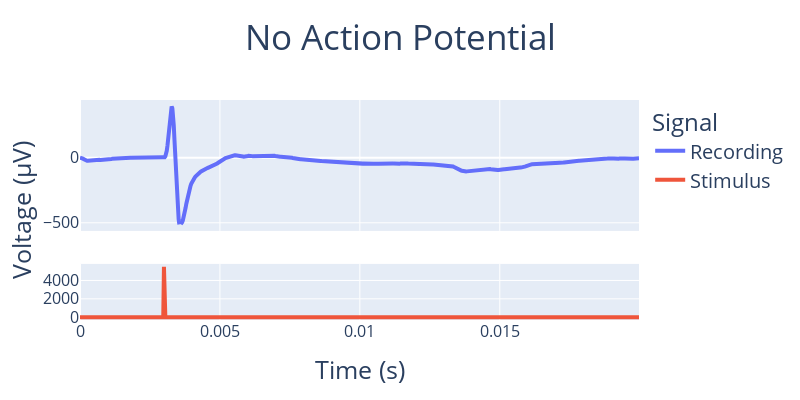
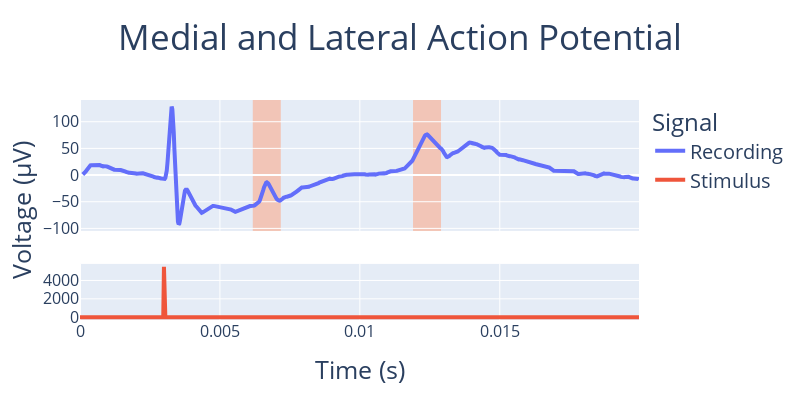
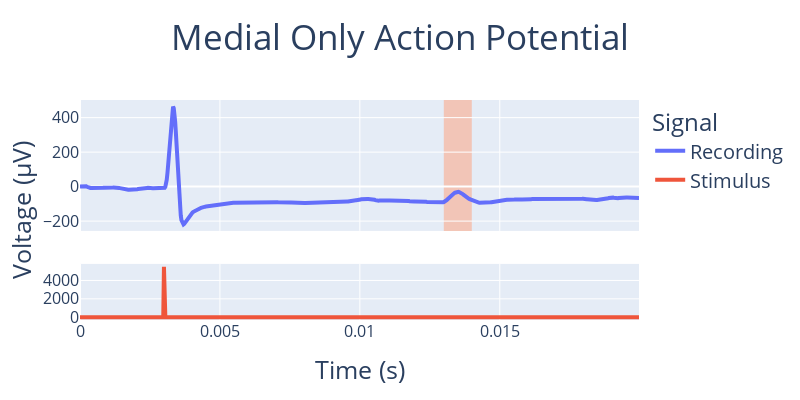

Notebook code for these charts, in order:
### Code cell
def plot_ap_sig(df, title, rolling=None, ap_xs=[]):
    fig = make_subplots(rows=2, cols=1, row_heights=[0.7, 0.3], x_title='Time (s)', y_title='Voltage (μV)',
                        shared_xaxes=True, shared_yaxes=True)
    
    # Add traces to subplots
    fig.add_trace(
        go.Scatter(x=df['time'], y=(df.rolling(rolling).mean()['signal'] if rolling else df['signal']), name='Recording',
                   mode='lines'),
        row=1, col=1
    )
    fig.add_trace(
        go.Scatter(x=df['time'], y=df['stimulus'], name='Stimulus', mode='lines'),
        row=2, col=1
    )
    for x in ap_xs:
        fig.add_vrect(
            x0=x - 0.0005, x1=x + 0.0005,
            fillcolor="LightSalmon", opacity=0.5, layer="below", line_width=0,
            row=1, col=1
        )
    
    # Format plot
    fig.update_traces(
        line_width=4
    )
    fig.update_layout(
        width=800,
        height=400,
        title=dict(text=title, x=0.5, font_size=35),
        legend=dict(title='Signal', font_size=20)
    )
    fig.update_xaxes(tickfont_size=16)
    fig.update_yaxes(tickfont_size=16)
    
    # Change axes label sizes
    for x in fig.layout.annotations:
        x["font"] = {'size': 25}
    
    return fig

# AP data directory
ap_dir = 'select_ap_signals'

# Plot no AP case
no_ap = pd.read_excel(f'{ap_dir}/trial11.xlsx')
no_ap['signal'] = -no_ap['signal']  # Flip polarity in post
no_ap_fig = plot_ap_sig(no_ap, 'No Action Potential')
no_ap_fig.show()

# Plot medial and lateral AP case
two_ap = pd.read_excel(f'{ap_dir}/trial210.xlsx')
two_ap_fig = plot_ap_sig(two_ap, 'Medial and Lateral Action Potential', rolling=5, ap_xs=[0.006675, 0.0124])
two_ap_fig.show()

# Plot medial only AP case
one_ap = pd.read_excel(f'{ap_dir}/trial266.xlsx')
one_ap_fig = plot_ap_sig(one_ap, 'Medial Only Action Potential', ap_xs=[0.0135])
one_ap_fig.show()

### Figure 1 — Plotly figure (JSON) as saved in the notebook; plotly's stock layout.template omitted (floating-point values rounded to 4 significant figures; data arrays with more than 128 entries replaced by an {"elided": "..."} marker saying what was removed)
{"data": [{"line": {"width": 4}, "mode": "lines", "name": "Recording", "type": "scatter", "x": {"elided": "800 float values"}, "xaxis": "x", "y": {"elided": "800 float values"}, "yaxis": "y"}, {"line": {"width": 4}, "mode": "lines", "name": "Stimulus", "type": "scatter", "x": {"elided": "800 float values"}, "xaxis": "x2", "y": {"elided": "800 float values"}, "yaxis": "y2"}], "layout": {"annotations": [{"font": {"size": 25}, "showarrow": false, "text": "Time (s)", "x": 0.5, "xanchor": "center", "xref": "paper", "y": 0, "yanchor": "top", "yref": "paper", "yshift": -30}, {"font": {"size": 25}, "showarrow": false, "text": "Voltage (μV)", "textangle": -90, "x": 0, "xanchor": "right", "xref": "paper", "xshift": -40, "y": 0.5, "yanchor": "middle", "yref": "paper"}], "height": 400, "legend": {"font": {"size": 20}, "title": {"text": "Signal"}}, "title": {"font": {"size": 35}, "text": "No Action Potential", "x": 0.5}, "width": 800, "xaxis": {"anchor": "y", "domain": [0, 1], "matches": "x2", "showticklabels": false, "tickfont": {"size": 16}}, "xaxis2": {"anchor": "y2", "domain": [0, 1], "tickfont": {"size": 16}}, "yaxis": {"anchor": "x", "domain": [0.405, 1], "tickfont": {"size": 16}}, "yaxis2": {"anchor": "x2", "domain": [0, 0.255], "tickfont": {"size": 16}}}}

### Figure 2 — Plotly figure (JSON) as saved in the notebook; plotly's stock layout.template omitted (floating-point values rounded to 4 significant figures; data arrays with more than 128 entries replaced by an {"elided": "..."} marker saying what was removed)
{"data": [{"line": {"width": 4}, "mode": "lines", "name": "Recording", "type": "scatter", "x": {"elided": "800 float values"}, "xaxis": "x", "y": {"elided": "800 float values"}, "yaxis": "y"}, {"line": {"width": 4}, "mode": "lines", "name": "Stimulus", "type": "scatter", "x": {"elided": "800 float values"}, "xaxis": "x2", "y": {"elided": "800 float values"}, "yaxis": "y2"}], "layout": {"annotations": [{"font": {"size": 25}, "showarrow": false, "text": "Time (s)", "x": 0.5, "xanchor": "center", "xref": "paper", "y": 0, "yanchor": "top", "yref": "paper", "yshift": -30}, {"font": {"size": 25}, "showarrow": false, "text": "Voltage (μV)", "textangle": -90, "x": 0, "xanchor": "right", "xref": "paper", "xshift": -40, "y": 0.5, "yanchor": "middle", "yref": "paper"}], "height": 400, "legend": {"font": {"size": 20}, "title": {"text": "Signal"}}, "shapes": [{"fillcolor": "LightSalmon", "layer": "below", "line": {"width": 0}, "opacity": 0.5, "type": "rect", "x0": 0.006175, "x1": 0.007175, "xref": "x", "y0": 0, "y1": 1, "yref": "y domain"}, {"fillcolor": "LightSalmon", "layer": "below", "line": {"width": 0}, "opacity": 0.5, "type": "rect", "x0": 0.0119, "x1": 0.0129, "xref": "x", "y0": 0, "y1": 1, "yref": "y domain"}], "title": {"font": {"size": 35}, "text": "Medial and Lateral Action Potential", "x": 0.5}, "width": 800, "xaxis": {"anchor": "y", "domain": [0, 1], "matches": "x2", "showticklabels": false, "tickfont": {"size": 16}}, "xaxis2": {"anchor": "y2", "domain": [0, 1], "tickfont": {"size": 16}}, "yaxis": {"anchor": "x", "domain": [0.405, 1], "tickfont": {"size": 16}}, "yaxis2": {"anchor": "x2", "domain": [0, 0.255], "tickfont": {"size": 16}}}}

### Figure 3 — Plotly figure (JSON) as saved in the notebook; plotly's stock layout.template omitted (floating-point values rounded to 4 significant figures; data arrays with more than 128 entries replaced by an {"elided": "..."} marker saying what was removed)
{"data": [{"line": {"width": 4}, "mode": "lines", "name": "Recording", "type": "scatter", "x": {"elided": "800 float values"}, "xaxis": "x", "y": {"elided": "800 float values"}, "yaxis": "y"}, {"line": {"width": 4}, "mode": "lines", "name": "Stimulus", "type": "scatter", "x": {"elided": "800 float values"}, "xaxis": "x2", "y": {"elided": "800 float values"}, "yaxis": "y2"}], "layout": {"annotations": [{"font": {"size": 25}, "showarrow": false, "text": "Time (s)", "x": 0.5, "xanchor": "center", "xref": "paper", "y": 0, "yanchor": "top", "yref": "paper", "yshift": -30}, {"font": {"size": 25}, "showarrow": false, "text": "Voltage (μV)", "textangle": -90, "x": 0, "xanchor": "right", "xref": "paper", "xshift": -40, "y": 0.5, "yanchor": "middle", "yref": "paper"}], "height": 400, "legend": {"font": {"size": 20}, "title": {"text": "Signal"}}, "shapes": [{"fillcolor": "LightSalmon", "layer": "below", "line": {"width": 0}, "opacity": 0.5, "type": "rect", "x0": 0.013, "x1": 0.014, "xref": "x", "y0": 0, "y1": 1, "yref": "y domain"}], "title": {"font": {"size": 35}, "text": "Medial Only Action Potential", "x": 0.5}, "width": 800, "xaxis": {"anchor": "y", "domain": [0, 1], "matches": "x2", "showticklabels": false, "tickfont": {"size": 16}}, "xaxis2": {"anchor": "y2", "domain": [0, 1], "tickfont": {"size": 16}}, "yaxis": {"anchor": "x", "domain": [0.405, 1], "tickfont": {"size": 16}}, "yaxis2": {"anchor": "x2", "domain": [0, 0.255], "tickfont": {"size": 16}}}}
